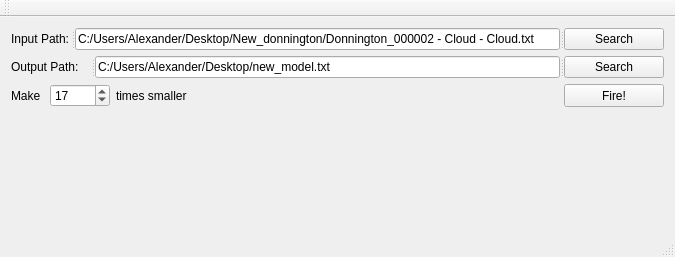
<?xml version="1.0" encoding="UTF-8"?>
<ui version="4.0">
 <class>MainWindow</class>
 <widget class="QMainWindow" name="MainWindow">
  <property name="geometry">
   <rect>
    <x>0</x>
    <y>0</y>
    <width>675</width>
    <height>257</height>
   </rect>
  </property>
  <property name="windowTitle">
   <string>CloudPoint Filter</string>
  </property>
  <widget class="QWidget" name="centralWidget">
   <layout class="QVBoxLayout" name="verticalLayout_3">
    <item>
     <layout class="QVBoxLayout" name="verticalLayout_2">
      <item>
       <layout class="QVBoxLayout" name="verticalLayout">
        <item>
         <widget class="QSplitter" name="splitter">
          <property name="orientation">
           <enum>Qt::Horizontal</enum>
          </property>
          <widget class="QLabel" name="label">
           <property name="sizePolicy">
            <sizepolicy hsizetype="Fixed" vsizetype="Preferred">
             <horstretch>0</horstretch>
             <verstretch>0</verstretch>
            </sizepolicy>
           </property>
           <property name="maximumSize">
            <size>
             <width>60</width>
             <height>60</height>
            </size>
           </property>
           <property name="text">
            <string>Input Path:</string>
           </property>
          </widget>
          <widget class="QLineEdit" name="lineEdit_input">
           <property name="text">
            <string>C:/Users/Alexander/Desktop/New_donnington/Donnington_000002 - Cloud - Cloud.txt</string>
           </property>
          </widget>
          <widget class="QPushButton" name="Search_btn">
           <property name="sizePolicy">
            <sizepolicy hsizetype="Fixed" vsizetype="Fixed">
             <horstretch>0</horstretch>
             <verstretch>0</verstretch>
            </sizepolicy>
           </property>
           <property name="maximumSize">
            <size>
             <width>100</width>
             <height>60</height>
            </size>
           </property>
           <property name="text">
            <string>Search</string>
           </property>
          </widget>
         </widget>
        </item>
        <item>
         <widget class="QSplitter" name="splitter_2">
          <property name="orientation">
           <enum>Qt::Horizontal</enum>
          </property>
          <widget class="QLabel" name="label_2">
           <property name="maximumSize">
            <size>
             <width>80</width>
             <height>60</height>
            </size>
           </property>
           <property name="text">
            <string>Output Path:</string>
           </property>
          </widget>
          <widget class="QLineEdit" name="lineEdit_input_2">
           <property name="text">
            <string>C:/Users/Alexander/Desktop/new_model.txt</string>
           </property>
          </widget>
          <widget class="QPushButton" name="Search_btn_2">
           <property name="sizePolicy">
            <sizepolicy hsizetype="Fixed" vsizetype="Fixed">
             <horstretch>0</horstretch>
             <verstretch>0</verstretch>
            </sizepolicy>
           </property>
           <property name="maximumSize">
            <size>
             <width>100</width>
             <height>60</height>
            </size>
           </property>
           <property name="text">
            <string>Search</string>
           </property>
          </widget>
         </widget>
        </item>
        <item>
         <layout class="QHBoxLayout" name="horizontalLayout">
          <item>
           <widget class="QLabel" name="label_3">
            <property name="text">
             <string>Make </string>
            </property>
           </widget>
          </item>
          <item>
           <widget class="QSpinBox" name="spinBox">
            <property name="enabled">
             <bool>true</bool>
            </property>
            <property name="minimumSize">
             <size>
              <width>60</width>
              <height>0</height>
             </size>
            </property>
            <property name="maximumSize">
             <size>
              <width>16777215</width>
              <height>16777215</height>
             </size>
            </property>
            <property name="minimum">
             <number>1</number>
            </property>
            <property name="value">
             <number>17</number>
            </property>
           </widget>
          </item>
          <item>
           <widget class="QLabel" name="label_4">
            <property name="minimumSize">
             <size>
              <width>100</width>
              <height>0</height>
             </size>
            </property>
            <property name="text">
             <string>times smaller</string>
            </property>
           </widget>
          </item>
          <item>
           <spacer name="horizontalSpacer">
            <property name="orientation">
             <enum>Qt::Horizontal</enum>
            </property>
            <property name="sizeHint" stdset="0">
             <size>
              <width>40</width>
              <height>20</height>
             </size>
            </property>
           </spacer>
          </item>
          <item>
           <widget class="QPushButton" name="pushButton">
            <property name="sizePolicy">
             <sizepolicy hsizetype="Expanding" vsizetype="Fixed">
              <horstretch>0</horstretch>
              <verstretch>0</verstretch>
             </sizepolicy>
            </property>
            <property name="maximumSize">
             <size>
              <width>100</width>
              <height>60</height>
             </size>
            </property>
            <property name="text">
             <string>Fire!</string>
            </property>
           </widget>
          </item>
         </layout>
        </item>
       </layout>
      </item>
      <item>
       <spacer name="verticalSpacer">
        <property name="orientation">
         <enum>Qt::Vertical</enum>
        </property>
        <property name="sizeHint" stdset="0">
         <size>
          <width>20</width>
          <height>40</height>
         </size>
        </property>
       </spacer>
      </item>
     </layout>
    </item>
   </layout>
  </widget>
  <widget class="QMenuBar" name="menuBar">
   <property name="geometry">
    <rect>
     <x>0</x>
     <y>0</y>
     <width>675</width>
     <height>25</height>
    </rect>
   </property>
  </widget>
  <widget class="QToolBar" name="mainToolBar">
   <attribute name="toolBarArea">
    <enum>TopToolBarArea</enum>
   </attribute>
   <attribute name="toolBarBreak">
    <bool>false</bool>
   </attribute>
  </widget>
  <widget class="QStatusBar" name="statusBar"/>
 </widget>
 <layoutdefault spacing="6" margin="11"/>
 <resources/>
 <connections/>
</ui>
